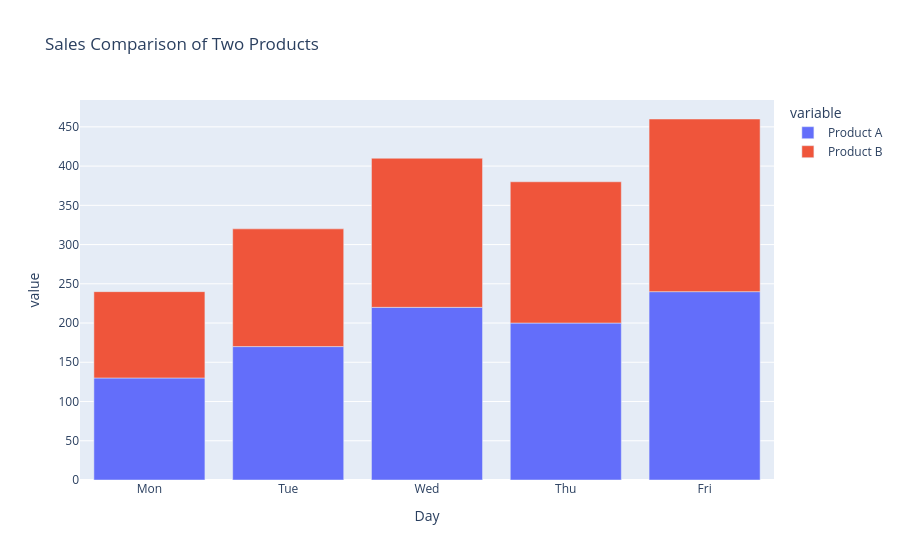

The code cell stored with this chart in its notebook:
### Markdown cell above
### Example 3: Grouped Bar Plot

### Code cell
df2 = pd.DataFrame({
    "Day": ["Mon", "Tue", "Wed", "Thu", "Fri"],
    "Product A": [130, 170, 220, 200, 240],
    "Product B": [110, 150, 190, 180, 220]
})
fig = px.bar(
    df2,
    x="Day",
    y=["Product A", "Product B"],
    title="Sales Comparison of Two Products"
)
fig.show()

### Figure 1 — Plotly figure (JSON) as saved in the notebook; plotly's stock layout.template omitted (floating-point values rounded to 4 significant figures)
{"data": [{"hovertemplate": "variable=Product A<br>Day=%{x}<br>value=%{y}<extra></extra>", "legendgroup": "Product A", "marker": {"color": "#636efa", "pattern": {"shape": ""}}, "name": "Product A", "orientation": "v", "showlegend": true, "textposition": "auto", "type": "bar", "x": ["Mon", "Tue", "Wed", "Thu", "Fri"], "xaxis": "x", "y": [130, 170, 220, 200, 240], "yaxis": "y"}, {"hovertemplate": "variable=Product B<br>Day=%{x}<br>value=%{y}<extra></extra>", "legendgroup": "Product B", "marker": {"color": "#EF553B", "pattern": {"shape": ""}}, "name": "Product B", "orientation": "v", "showlegend": true, "textposition": "auto", "type": "bar", "x": ["Mon", "Tue", "Wed", "Thu", "Fri"], "xaxis": "x", "y": [110, 150, 190, 180, 220], "yaxis": "y"}], "layout": {"barmode": "relative", "legend": {"title": {"text": "variable"}, "tracegroupgap": 0}, "title": {"text": "Sales Comparison of Two Products"}, "xaxis": {"anchor": "y", "domain": [0, 1], "title": {"text": "Day"}}, "yaxis": {"anchor": "x", "domain": [0, 1], "title": {"text": "value"}}}}
